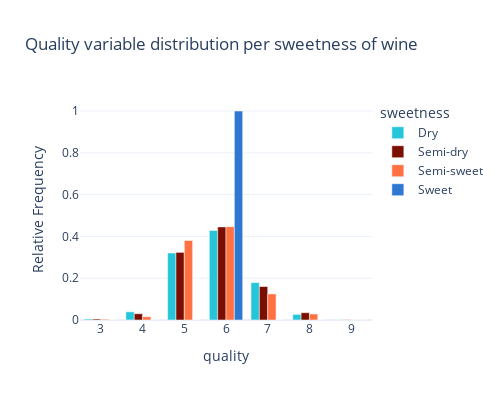

The cell this chart's notebook holds for it:
### Markdown cell above
Οπότε δεν μπορώ να αποφανθώ βάση του συγκεκριμένου δείγματος για το αν
το γλυκό κρασί έχει μεγαλύτερη ποιότητα από ότι το ξηρό, διότι δεν
επαρκούν οι μετρήσεις για να βγάλω συμπεράσματα για τον πληθυσμό, βάση
της στατιστικής συμπερασματολογίας.

Κάνω παρόλα αυτά ένα plot:

### Code cell
freq_data = (
    df_raw.groupby('sweetness')['quality']
    .value_counts(normalize=True)
    .reset_index(name='Relative Frequency')
)

fig = px.bar(
    freq_data,
    x="quality",
    y="Relative Frequency",
    color="sweetness",
    color_discrete_sequence=color_palette,
    title="Quality variable distribution per sweetness of wine",
    barmode="group"
)

fig.update_layout(
    autosize=False,
    width=500,
    height=400
)

# για να φαίνονται όλες οι τιμές
fig.update_xaxes(
    tickmode='linear'
)

fig.show()

### Figure 1 — Plotly figure (JSON) as saved in the notebook; plotly's stock layout.template omitted (floating-point values rounded to 4 significant figures)
{"data": [{"alignmentgroup": "True", "hovertemplate": "sweetness=Dry<br>quality=%{x}<br>Relative Frequency=%{y}<extra></extra>", "legendgroup": "Dry", "marker": {"color": "#26C6DA", "pattern": {"shape": ""}}, "name": "Dry", "offsetgroup": "Dry", "orientation": "v", "showlegend": true, "textposition": "auto", "type": "bar", "x": [6, 5, 7, 4, 8, 3, 9], "xaxis": "x", "y": [0.4287, 0.3205, 0.179, 0.03923, 0.0269, 0.004763, 0.0008406], "yaxis": "y"}, {"alignmentgroup": "True", "hovertemplate": "sweetness=Semi-dry<br>quality=%{x}<br>Relative Frequency=%{y}<extra></extra>", "legendgroup": "Semi-dry", "marker": {"color": "#7a0e00", "pattern": {"shape": ""}}, "name": "Semi-dry", "offsetgroup": "Semi-dry", "orientation": "v", "showlegend": true, "textposition": "auto", "type": "bar", "x": [6, 5, 7, 8, 4, 3, 9], "xaxis": "x", "y": [0.4455, 0.3236, 0.1601, 0.03489, 0.03011, 0.00478, 0.000956], "yaxis": "y"}, {"alignmentgroup": "True", "hovertemplate": "sweetness=Semi-sweet<br>quality=%{x}<br>Relative Frequency=%{y}<extra></extra>", "legendgroup": "Semi-sweet", "marker": {"color": "#FF7043", "pattern": {"shape": ""}}, "name": "Semi-sweet", "offsetgroup": "Semi-sweet", "orientation": "v", "showlegend": true, "textposition": "auto", "type": "bar", "x": [6, 5, 7, 8, 4, 3, 9], "xaxis": "x", "y": [0.4466, 0.3806, 0.1248, 0.02881, 0.01561, 0.003601, 0.0], "yaxis": "y"}, {"alignmentgroup": "True", "hovertemplate": "sweetness=Sweet<br>quality=%{x}<br>Relative Frequency=%{y}<extra></extra>", "legendgroup": "Sweet", "marker": {"color": "#2E78D2", "pattern": {"shape": ""}}, "name": "Sweet", "offsetgroup": "Sweet", "orientation": "v", "showlegend": true, "textposition": "auto", "type": "bar", "x": [6, 3, 4, 5, 7, 8, 9], "xaxis": "x", "y": [1.0, 0.0, 0.0, 0.0, 0.0, 0.0, 0.0], "yaxis": "y"}], "layout": {"autosize": false, "barmode": "group", "height": 400, "legend": {"title": {"text": "sweetness"}, "tracegroupgap": 0}, "title": {"text": "Quality variable distribution per sweetness of wine"}, "width": 500, "xaxis": {"anchor": "y", "domain": [0, 1], "tickmode": "linear", "title": {"text": "quality"}}, "yaxis": {"anchor": "x", "domain": [0, 1], "title": {"text": "Relative Frequency"}}}}
